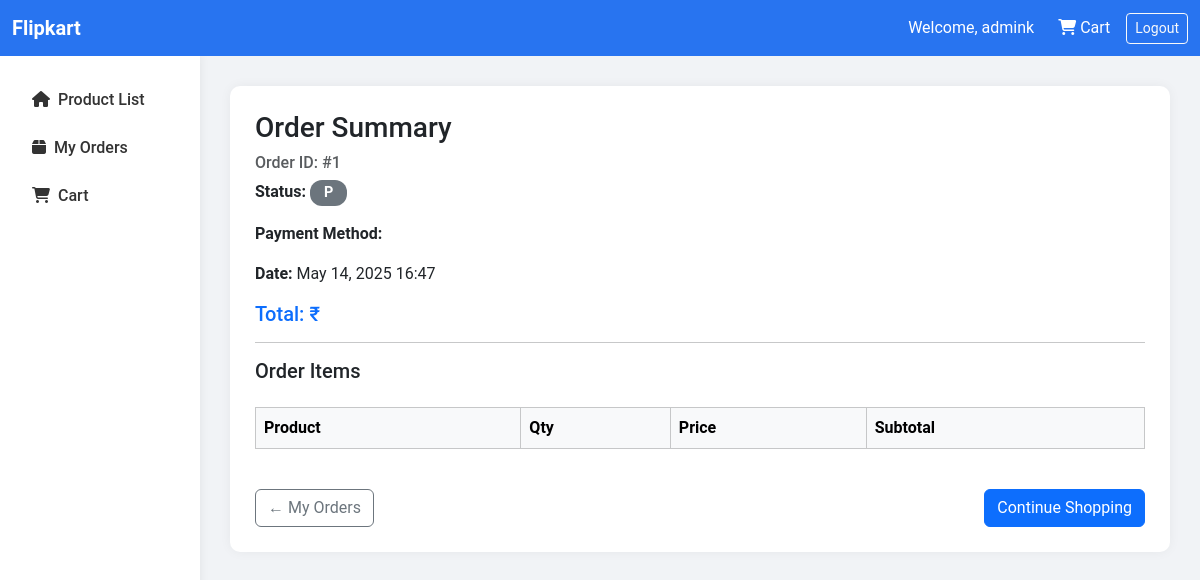
/order-summary/1/ (signed in), run on the app's committed database.
### customer/models.py (models this page shows, shortened)
class User(AbstractUser):
    USER_TYPE_CHOICES = (
        (1, 'Customer'),
        (2, 'Seller'),
        (3, 'Admin')
    )
    user_type = models.PositiveSmallIntegerField(choices=USER_TYPE_CHOICES, default=1)
    phone = models.CharField(max_length=15, blank=True)
    address = models.TextField(blank=True)

class Order(models.Model):
    STATUS_CHOICES = [
        ('P', 'Pending'),
        ('S', 'Shipped'),
        ('D', 'Delivered'),
        ('R', 'Returned'),
        ('C', 'Cancelled'),
    ]
    REFUND_STATUS_CHOICES = [
        ('N', 'No Refund'),
        ('P', 'Pending Refund'),
        ('C', 'Refunded'),
    ]
    user = models.ForeignKey(User, on_delete=models.CASCADE)
    status = models.CharField(max_length=1, choices=STATUS_CHOICES, default='P')
    refund_status = models.CharField(max_length=1, choices=REFUND_STATUS_CHOICES, default='N')
    return_requested = models.BooleanField(default=False)
    return_reason = models.TextField(blank=True, null=True)
    total = models.DecimalField(max_digits=10, decimal_places=2, default=0)
    created_at = models.DateTimeField(auto_now_add=True)

### customer/views.py (the view)
# urls.py: path('order-summary/<int:order_id>/', views.order_summary, name='order_summary'),
def order_summary(request, order_id):
    order = get_object_or_404(Order, id=order_id)
    return render(request, 'customer/order_summary.html', {'order': order})

### customer/templates/customer/order_summary.html (shortened to what this page needs)
{% load static %}
<!DOCTYPE html>
<html lang="en">
<head>
    <link href="https://cdn.jsdelivr.net/npm/bootstrap@5.3.3/dist/css/bootstrap.min.css" rel="stylesheet">
    <link rel="stylesheet" href="https://cdnjs.cloudflare.com/ajax/libs/font-awesome/6.5.0/css/all.min.css">
</head>
<body>
<nav class="navbar navbar-expand-lg">
    <div class="container-fluid">
        <a class="navbar-brand fw-bold" href="{% url 'product_list' %}">Flipkart</a>
        <div class="d-flex ms-auto align-items-center">
            <span class="username me-4">Welcome, {{ request.user.username }}</span>
            <a class="nav-link me-3" href="{% url 'cart' %}"><i class="fas fa-shopping-cart"></i> Cart</a>
            <a class="btn btn-outline-light btn-sm" href="{% url 'logout' %}">Logout</a>
        </div>
    </div>
</nav>
<div class="container-fluid">
    <div class="row">
        <div class="col-md-2 sidebar">
            <a href="{% url 'product_list' %}"><i class="fas fa-home me-2"></i>Product List</a>
            <a href="{% url 'my_orders' %}"><i class="fas fa-box me-2"></i>My Orders</a>
            <a href="{% url 'cart' %}"><i class="fas fa-shopping-cart me-2"></i>Cart</a>
        </div>
        <div class="col-md-10 content">
            <div class="order-card">
                <h3 class="mb-2">Order Summary</h3>
                <h6 class="text-muted">Order ID: #{{ order.id }}</h6>
                <p><strong>Status:</strong>
                    <span class="badge badge-status
                        {% if order.status == 'Delivered' %} bg-success
                        {% elif order.status == 'Shipped' %} bg-info
                        {% elif order.status == 'Pending' %} bg-warning text-dark
                        {% else %} bg-secondary
                        {% endif %}
                    ">{{ order.status }}</span>
                </p>
                <p><strong>Payment Method:</strong> {{ order.payment_method }}</p>
                <p><strong>Date:</strong> {{ order.created_at|date:"M d, Y H:i" }}</p>
                <h5 class="mt-3 text-primary">Total: ₹{{ order.total_price|floatformat:2 }}</h5>
                <hr>
                <h5>Order Items</h5>
                <div class="table-responsive">
                    <table class="table table-bordered mt-3">
                        <thead class="table-light">
                            <tr>
                                <th>Product</th>
                                <th>Qty</th>
                                <th>Price</th>
                                <th>Subtotal</th>
                            </tr>
                        </thead>
                    </table>
                </div>
                <div class="d-flex justify-content-between mt-4">
                    <a href="{% url 'my_orders' %}" class="btn btn-outline-secondary">← My Orders</a>
                    <a href="{% url 'product_list' %}" class="btn btn-primary">Continue Shopping</a>
                </div>
            </div>
        </div>
    </div>
</div>
</body>
</html>

### customer/templates/customer/order_summary.html (style rules this page uses)
body { background-color: #f1f3f6; font-family: 'Roboto', sans-serif; }
.navbar { background-color: #2874f0; }
.navbar-brand, .nav-link, .username { color: white !important; }
.sidebar { background-color: white; height: 100vh; padding-top: 20px; box-shadow: 2px 0 8px rgba(0,0,0,0.05); }
.sidebar a { display: block; padding: 12px 20px; color: #333; text-decoration: none; font-weight: 500; }
.content { padding: 30px; }
.order-card { background-color: white; border-radius: 10px; padding: 25px; box-shadow: 0 0 12px rgba(0,0,0,0.05); }
.badge-status { font-size: 0.9rem; padding: 6px 14px; border-radius: 12px; }

### data on the page
User: user.username "admink"
Order: id "1", status "P", created_at "May 14, 2025 16:47"
